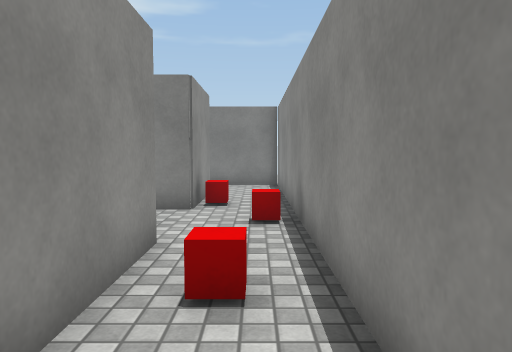
View 1 (above)

14 first-person views from a walk through a Unity game level. The camera is 1.3 m above the floor, tilts 4° down and sees 70° across. Doors are open. The floor is counted in squares, 1 m on a side. Each view is taken from the middle of a square. On the plan, view 1 faces up. The plan holds only what a view shows up to about 15 squares ahead; the rest is blank. The place goes on beyond the plan. Surface patterns are stand-ins for the level's own textures.

View 2
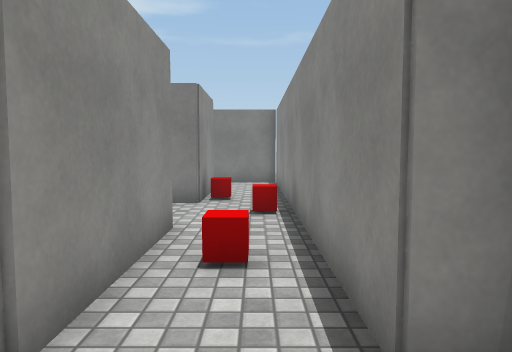

View 3
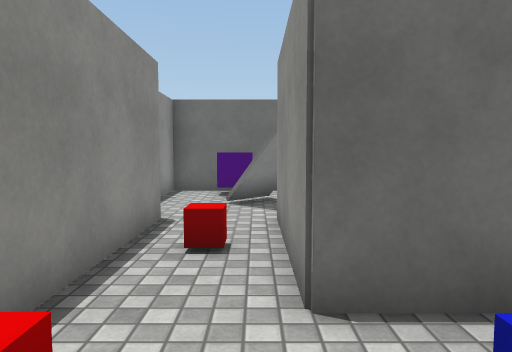

View 4
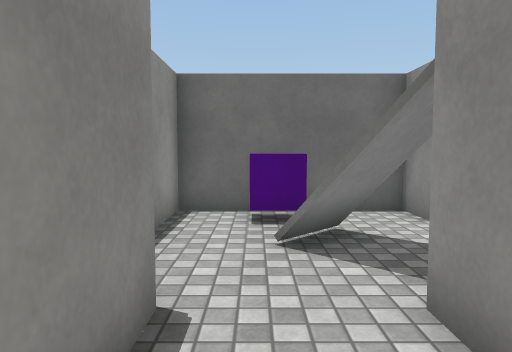

View 5
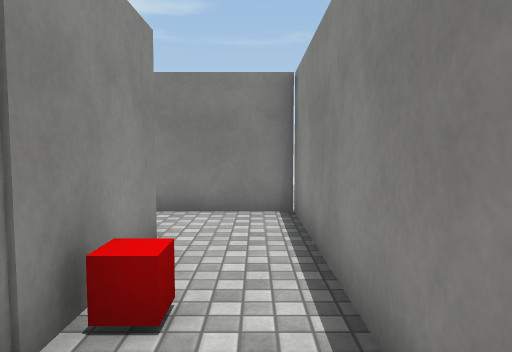

View 6
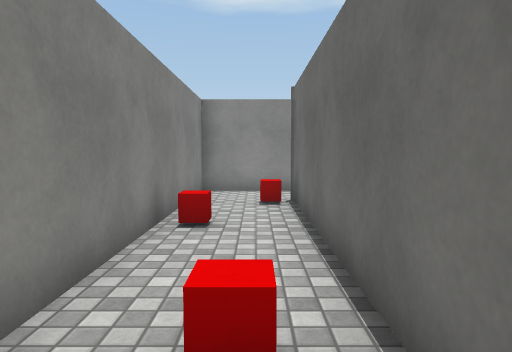

View 7
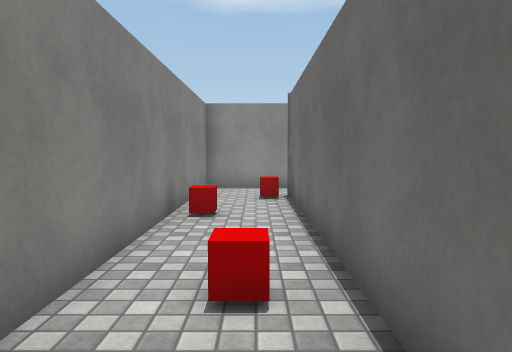

View 8
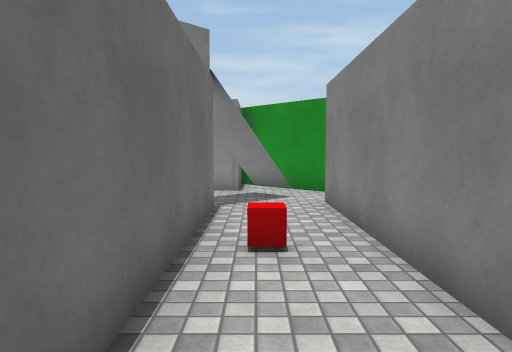

View 9
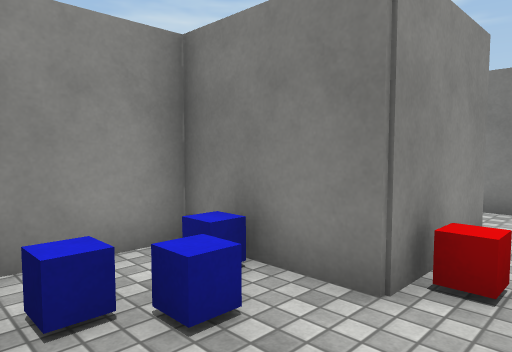

View 10
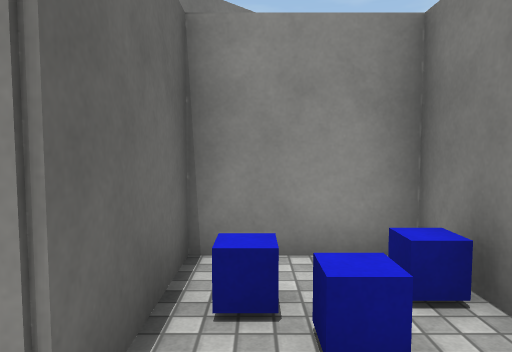

View 11
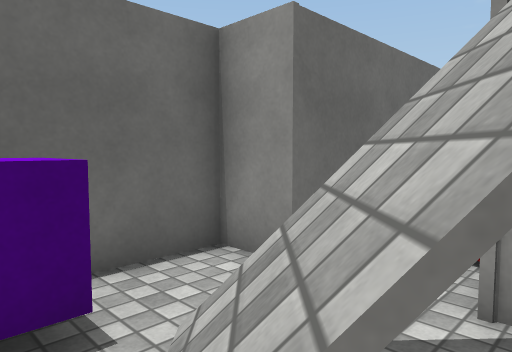

View 12
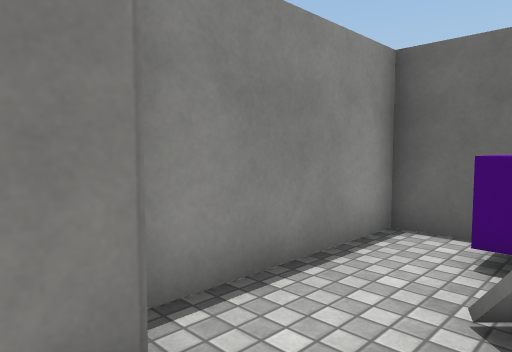

View 13
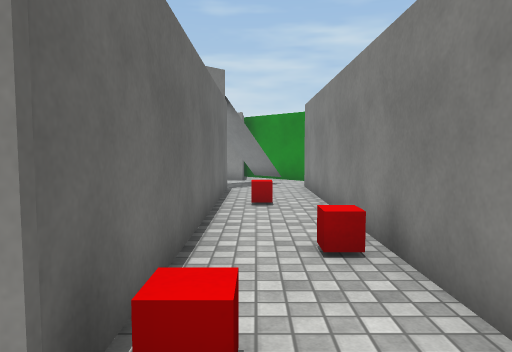

View 14
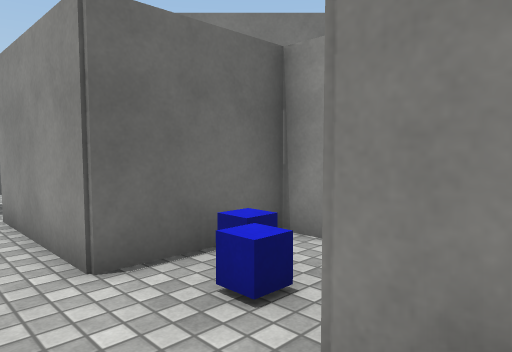

### Floor plan
Key: @ floor where view 1 was taken; # wall or solid block; . floor; / step, stairs or slope; D open door; v drop or lower ground; C red cube; B blue cube; P purple cube; O other object.
Columns run from 14 left of view 1 to 2 right of it. Each row starts with its distance up from view 1.
 14 .###############
 13 .........CC....#
 12   ...C......C..#
 11  ############..#
 10             #..#
  9             #C.#
  8          ##B#..#
  7          ##BB.C#
  6          ##B...#
  5          ####..#
  4             #..#
  3             #.C#
  2             #..#
  1             #DDD#
  0             /v@.#
 -1            DOO..#
 -2            DvP..#
 -3            #.PP.#
 -4            ######

Positions as (right, up) in squares from view 1, and headings:
1: (0, 0), facing up
2: (0, -1), facing up
3: (-1, 8), facing down
4: (0, 4), facing down
5: (0, 6), facing up
6: (-11, 12), facing right
7: (-12, 12), facing right
8: (-4, 12), facing left
9: (0, 5), facing up-left
10: (0, 6), facing left
11: (0, 0), facing down-left
12: (-1, 2), facing down-right
13: (0, 12), facing left
14: (0, 9), facing down-left
